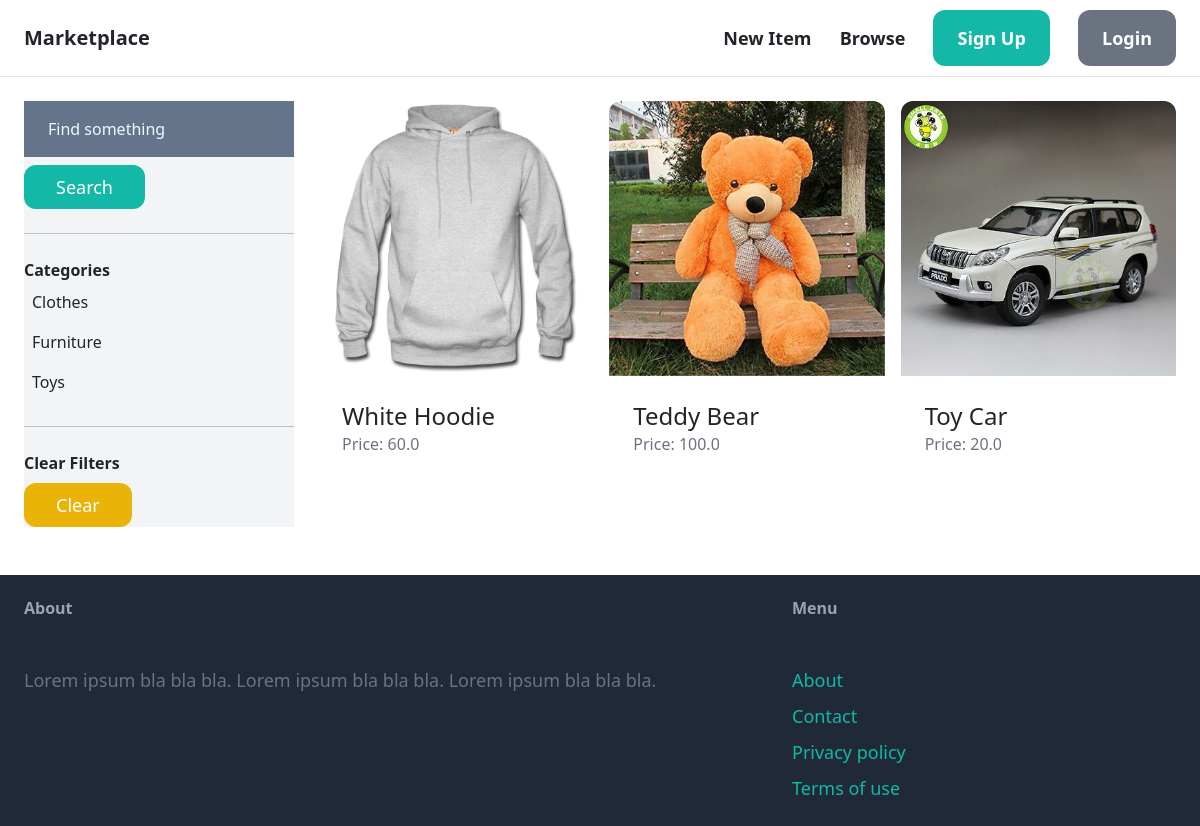
The app's page /items/, older data.
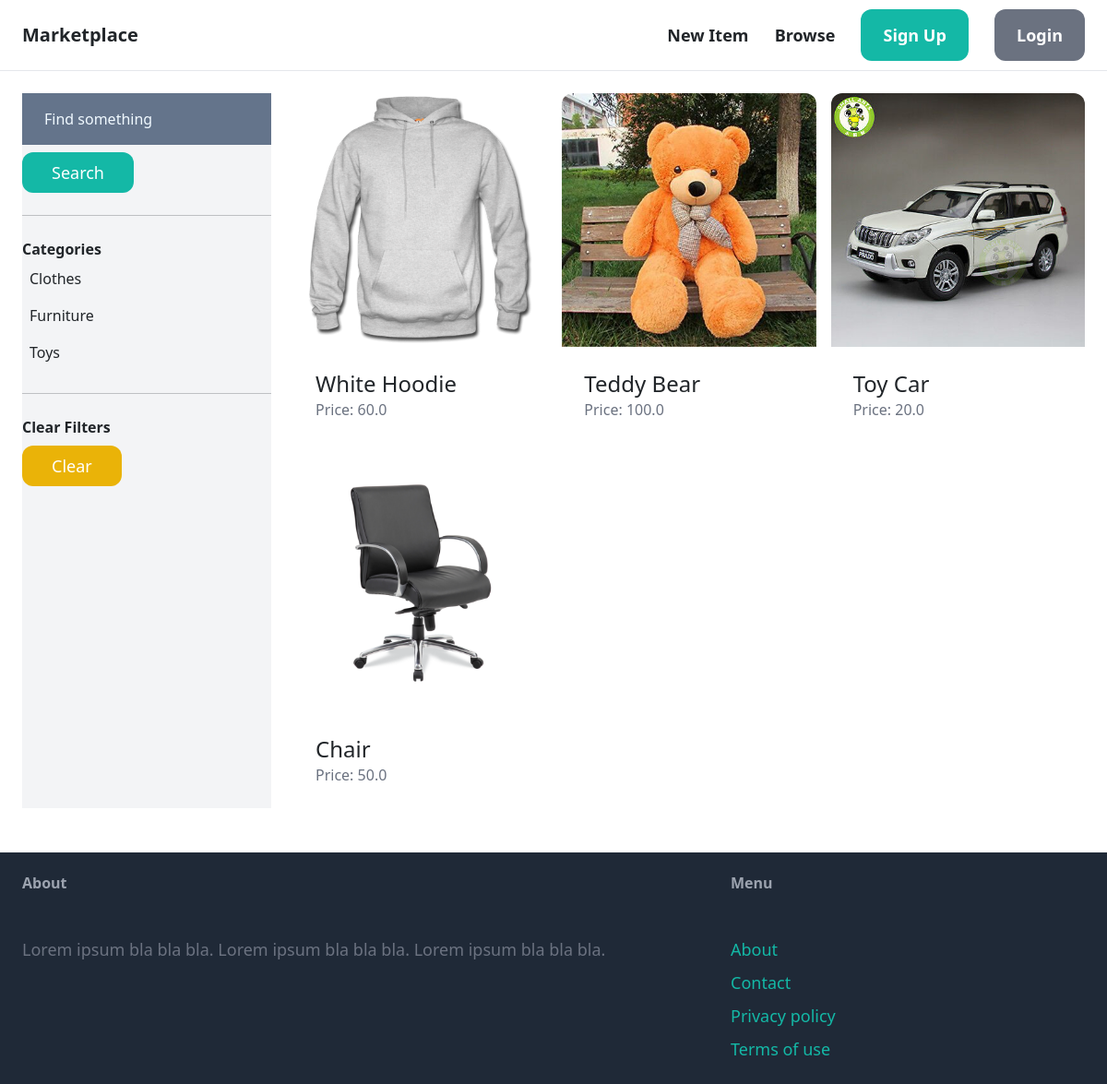
The same page, newer data.
### item/models.py (models this page shows, shortened)
class Category(models.Model):
    name = models.CharField(max_length=255)
    class Meta:
        ordering = ('name',)
        verbose_name_plural = 'Categories'

class Item(models.Model):
    category = models.ForeignKey(Category, related_name='items', on_delete=models.CASCADE)
    name = models.CharField(max_length=255)
    description = models.TextField(blank=True, null=True)
    price = models.FloatField()
    image = models.ImageField(upload_to='item_images', blank=True, null=True)
    is_sold = models.BooleanField(default=False)
    created_at = models.DateTimeField(auto_now_add=True)
    created_by = models.ForeignKey(User, related_name='items', on_delete=models.CASCADE)

### item/views.py (the view)
# urls.py: path('items/', include('item.urls')),
def items(request):
    query = request.GET.get('query', '')
    category_id = request.GET.get('category', 0)
    categories = Category.objects.all()
    items = Item.objects.filter(is_sold=False)
    if category_id:
        items = items.filter(category_id=category_id)
    if query:
        items = items.filter(Q(name__icontains=query) | Q(description__icontains=query))
    return render(request, 'item/items.html', {
        'items': items,
        'query': query,
        'categories': categories,
        'category_id': int(category_id),
    })

### item/templates/item/items.html (shortened to what this page needs)
{% extends 'core/base.html' %}
{% block content %}
    <div class="pb-6 grid grid-cols-4 gap-4">
        <div class="col-span-1 bg-gray-100">
            <form action="{% url 'item:items' %}" method="GET">
                <input name="query" class="w-full py-3 px-6 border-rounded-xl bg-slate-500 text-sky-50 placeholder-sky-50" type="text" value="{{ query }}" placeholder="Find something">
                <button class="mt-2 py-2 px-8 text-lg bg-teal-500 text-white rounded-xl">Search</button>
            </form>
            <hr class="my-6">
            <p class="font-semibold">Categories</p>
            <ul>
                {% for category in categories %}
                    <li class="py-2 px-2 rounded-xl{% if category.id == category_id %} bg-gray-200{% endif %}">
                        <a href="{% url 'item:items' %}?query={{ query }}&category={{ category.id }}">{{ category.name }}</a>
                    </li>
                {% endfor %}
            </ul>
            <hr class="my-6">
            <p class="font-semibold">Clear Filters</p>
            <ul>
                <li><a href="{% url 'item:items' %}" class="mt-2 py-2 px-8 inline-block bg-yellow-500 text-lg rounded-xl text-white">Clear</a></li>
            </ul>
        </div>
        <div class="col-span-3">
            <div class="grid grid-cols-3 gap-3">
                {% for item in items %}
                    <div>
                        <a href="{% url 'item:detail' item.id %}">
                            <div>
                                <img src="{{ item.image.url }}" alt="" class="rounded-t-xl">
                            </div>
                            <div class="p-6 bg-white rounded-b-xl">
                                <h2 class="text-2xl">{{ item.name }}</h2>
                                <p class="text-gray-500">Price: {{ item.price }}</p>
                            </div>
                        </a>
                    </div>
                {% endfor %}
            </div>
        </div>
    </div>
{% endblock %}

Row changes from the older to the newer data that the page shows:
added Item: image (picture), name "Chair", price "50.0"
